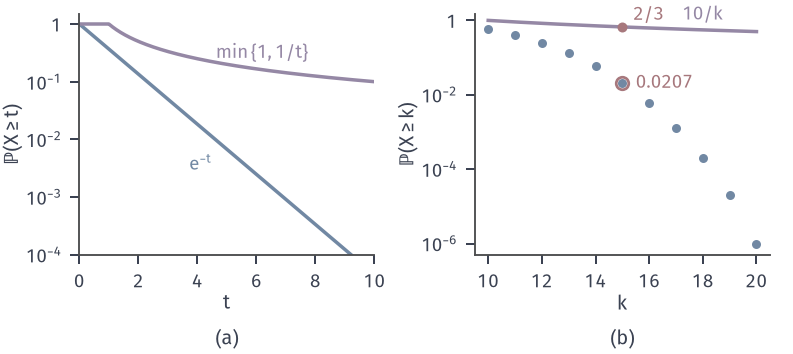

Here is the Python script that generated this plot:
from pathlib import Path
import sys
HERE = Path(__file__).resolve().parent
sys.path.insert(0, str(HERE.parent/"tail-common"))
from tail_fig import *
# Markov bound vs exact tails. (a) X ~ Exp(1): e^{-t} vs min(1,1/t). (b) X ~ Bin(20,1/2): P(X>=k) vs min(1,10/k).
fig, axes = figure(width_mm=112, height_mm=50, ncols=2)
panel(fig, left=.1, wspace=.34, bottom=.28)
ax = axes[0]; t = np.linspace(.05, 10, 800)
ax.semilogy(t, np.exp(-t), color=BLUE, lw=1.4)
ax.semilogy(t, np.minimum(1, 1/t), color=PURPLE, lw=1.4)
lab(ax, 6.2, 1/6.2*1.35, r'$\min\{1,1/t\}$', PURPLE, ha='center', va='bottom')
lab(ax, 4.5, np.exp(-4.5)*.5, r'$\mathrm{e}^{-t}$', BLUE, ha='right', va='top')
ax.set_xlim(0, 10); ax.set_ylim(1e-4, 1.5); logticks(ax, [0, -1, -2, -3, -4]); axlab(ax, '$t$', 'ℙ$(X\\geq t)$')
ax = axes[1]; k = np.arange(10, 21)
ex = np.array([bin_tail(int(j)) for j in k])
ax.semilogy(k, ex, 'o', color=BLUE, ms=3.6, mew=0)
kk = np.linspace(10, 20, 200)
ax.semilogy(kk, 10/kk, color=PURPLE, lw=1.4)
ax.plot([15], [bin_tail(15)], 'o', ms=5, mfc='none', mec=RED, mew=1.1)
ax.plot([15], [10/15], 'o', ms=4, color=RED, mew=0)
lab(ax, 15.4, 10/15*1.2, '$2/3$', RED, va='bottom'); lab(ax, 15.5, bin_tail(15), '$0.0207$', RED, va='center')
lab(ax, 18, 10/18*1.4, r'$10/k$', PURPLE, ha='center', va='bottom')
ax.set_xlim(9.5, 20.5); ax.set_ylim(5e-7, 1.5); logticks(ax, [0, -2, -4, -6]); ax.set_xticks([10, 12, 14, 16, 18, 20]); axlab(ax, '$k$', 'ℙ$(X\\geq k)$')
tags(fig, axes)
save(fig, HERE, 'figure', {'binomial_exact_15': bin_tail(15), 'markov_15': 10/15})
